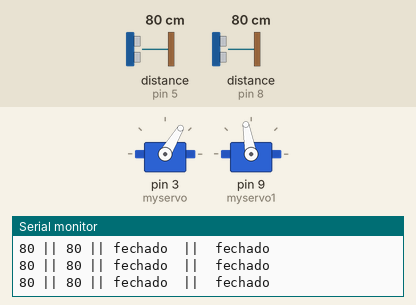
Simulated run of this sketch. Board: Arduino Uno, built with avr-gcc and run on an emulated ATmega328P. Parts: 2 × servo, the last lines printed to the serial monitor. Inputs (shaded band) come from the test bench; at power-on: distance to the obstacle (sensors on pin 8, pin 5) 80 cm.

Above: at 1.2 s.
1.3 s: distance to the obstacle (sensor on pin 8) set to 33 cm
At 4.0 s:
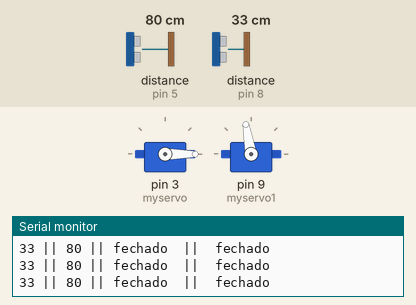
4.3 s: distance to the obstacle (sensor on pin 8) set to 28 cm
At 5.2 s:
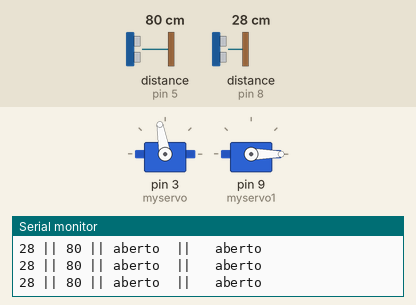
Timing chart, 0 to 7.3 s (numbered marks = the images above; inputs shaded):
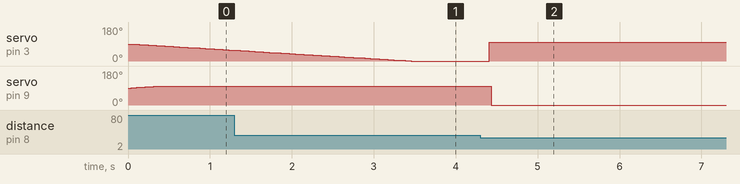

The sketch:

Program.ino
```cpp
#include <VarSpeedServo.h>
#include <EasyUltrasonic.h>

EasyUltrasonic hc;// Create the ultrasonic object
EasyUltrasonic hc1;// Create the ultrasonic object
VarSpeedServo myservo;  // create servo object to control a servo
VarSpeedServo myservo1;  // create servo object to control a servo

unsigned long timer, timer2, timer3, timer4;
bool m1, m2, m3, m4;
long distancia, distancia1;

void setup() {
  myservo.attach(3);  // attaches the servo on pin 9 to the servo object
  myservo1.attach(9);
  hc.attach(7, 8);
  hc1.attach(5, 5, 3, 300);
  Serial.begin(9600);
}

void loop() {
  distancia = hc.getDistanceCM();
  distancia1 = hc1.getDistanceCM();
  Serial.print(distancia);
  Serial.print(" || ");
  Serial.print(distancia1);
  Serial.print(" || ");
  if(distancia < 30 && distancia!=0){
    if(millis()-timer > 100){
      timer2 = millis();
      if(m2){
        m1 = !m1;
        m2 = false;
      }
    }
  }else{
    if(millis()-timer2 > 100){
      m2 = true;
      timer = millis();
    }
  }

  if(distancia1 < 30 && distancia1!=0){
    if(millis()-timer3 > 100){
      timer4 = millis();
      if(m4){
        m3 = !m3;
        m4 = false;
      }
    }
  }else{
    if(millis()-timer4 > 100){
      m4 = true;
      timer3 = millis();
    }
  }

  if(m1){
    myservo.write(100);
   Serial.print("aberto  ||   ");
  }else{
    Serial.print("fechado  ||  ");
    myservo.slowmove(0,30);
  }


  if(m1 || m3){
    myservo1.write(0);
   Serial.println("aberto");
  }else{
    Serial.println("fechado");
    myservo1.slowmove(100,30);
  }

}
```

Measured:
- the behaviour switches between 30 and 29 cm on distance to the obstacle (sensor on pin 8) (found by bisection; images 1 and 2)
- after the input at 4.3 s, servo on pin 3 (myservo): 0° → 100° after 0.11 s; servo on pin 9 (myservo1): 100° → 0° after 0.13 s
